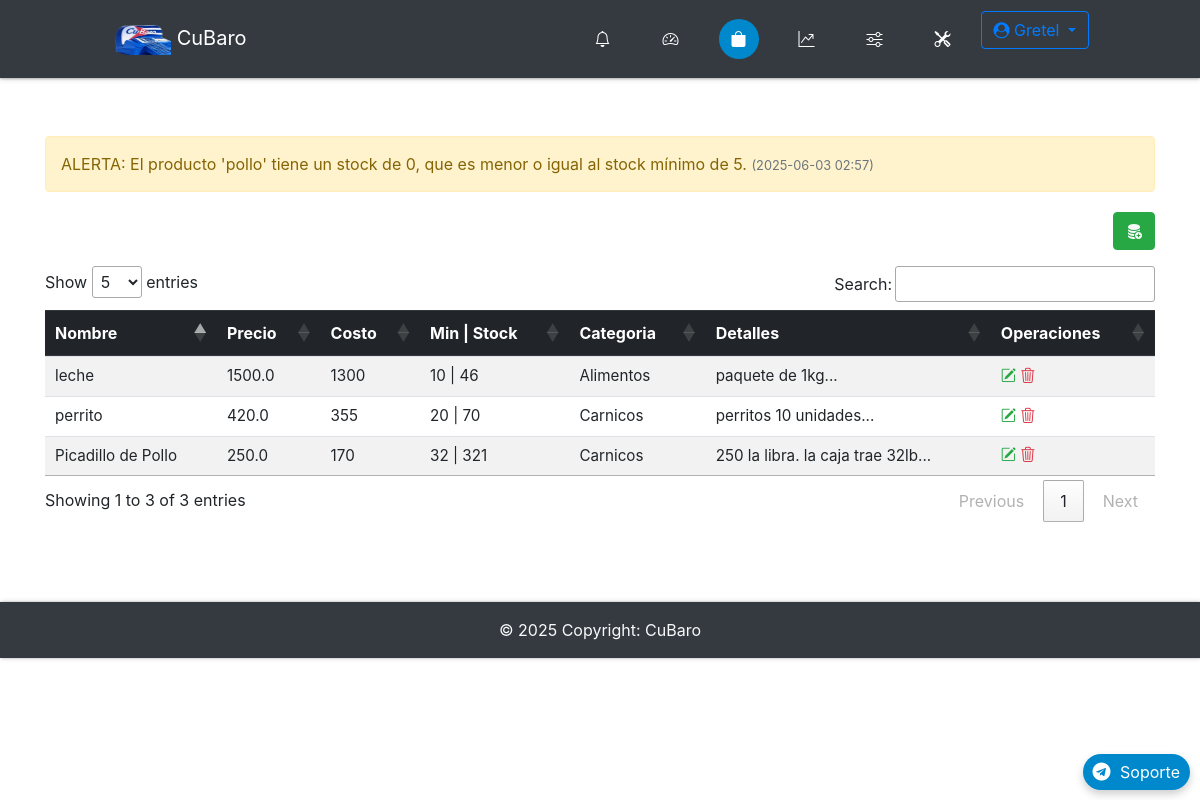
/admin/items (signed in), run on the app's committed database.
### app/db_models.py (models this page shows, shortened)
class User(UserMixin, db.Model):
    __tablename__ = "users"
    id = db.Column(db.Integer, primary_key=True)
    name = db.Column(db.Text, nullable=False)
    email = db.Column(db.String(50), nullable=False, unique=True)
    phone = db.Column(db.String(50), nullable=False)
    password = db.Column(db.String(250), nullable=False)
    admin = db.Column(db.Integer, nullable=False, default=0)
    email_confirmed = db.Column(db.Integer, nullable=False, default=1)
    created_by = db.Column(db.Integer, db.ForeignKey('users.id'), nullable=True)  # ID del creador
    registration_date = db.Column(db.DateTime, default=lambda: datetime.now(timezone.utc))  # Fecha de registro
    membership_expiration = db.Column(db.DateTime, nullable=True)  # Fecha de vencimiento de membresía
    updated_at = db.Column(db.DateTime, default=lambda: datetime.now(timezone.utc))  # Fecha de expiracion de Codigo de recuperacion empleado
    membership_id = db.Column(db.Integer, db.ForeignKey('memberships.id'), nullable=False)  # Relación con membresía
    membership = db.relationship('Membership', backref='users')
    employees = db.relationship('User', backref='creator', remote_side=[id], lazy='select')  # Relación empleados
    cart = db.relationship('Cart', backref='buyer')
    orders = db.relationship("Order", backref='customer', foreign_keys="[Order.uid]")  # Relación con clave foránea especificada
    master_key = db.Column(db.String(100), unique=True)

class Alert(db.Model):
    __tablename__ = 'alert'
    id = db.Column(db.Integer, primary_key=True)
    message = db.Column(db.String(255), nullable=False)
    category = db.Column(db.String(50), nullable=False)  # 'error', 'warning', etc.
    created_at = db.Column(db.DateTime, default=datetime.now(timezone.utc))
    user_id = db.Column(db.Integer, db.ForeignKey('users.id'))  # Opcional: asociar alertas a un usuario
    user = db.relationship('User', backref='alerts')

class Item(db.Model):
    __tablename__ = "items"
    id = db.Column(db.Integer, primary_key=True)
    name = db.Column(db.String(100), nullable=False)
    price = db.Column(db.Float, nullable=False)
    category = db.Column(db.Text, nullable=False)
    image = db.Column(db.String(250), nullable=False)
    details = db.Column(db.String(250), nullable=False)
    stock_min = db.Column(db.Integer, default=0)
    costo = db.Column(db.Integer)
    stock = db.Column(db.Integer, default=0)
    created_by = db.Column(db.Integer, db.ForeignKey('users.id'), nullable=False)  # Vincular con el creador
    creator = db.relationship('User', backref='items_created')  # Relación con el usuario que creó el producto
    orders = db.relationship('Ordered_item', backref='item', lazy=True, cascade="all, delete, delete-orphan")
    in_cart = db.relationship("Cart", backref="item", lazy=True, cascade="all, delete, delete-orphan")

### app/funcs.py (the view)
	def wrapper(*args, **kwargs):
		if current_user.is_authenticated and current_user.admin == 1:
			return func(*args, **kwargs)
		else:
			return "No estás autorizado a acceder a esta URL."

### app/admin/routes.py (called while the page is built)
@admin.route('/items')
@admin_only
def items():
    alerts = Alert.query.filter_by(user_id=current_user.id).order_by(Alert.created_at.desc()).all()
    items = Item.query.join(User, Item.created_by == User.id).filter(
        (User.id == current_user.id) | (User.created_by == current_user.id)
    ).all()
    return render_template("admin/items.html", items=items, alerts=alerts)

### app/funcs.py (called while the page is built)
def admin_only(func):
	def wrapper(*args, **kwargs):
		if current_user.is_authenticated and current_user.admin == 1:
			return func(*args, **kwargs)
		else:
			return "No estás autorizado a acceder a esta URL."
	wrapper.__name__ = func.__name__
	return wrapper

### app/admin/templates/admin/items.html (shortened to what this page needs)
{% extends "admin/base.html" %}
{% block content %}
{% if alerts %}
<div class="alert-container">
	{% for alert in alerts %}
	<div class="alert alert-{{ alert.category }}" id="alert-{{ alert.id }}">
		{{ alert.message }}
		<small class="text-muted" style="font-size: 0.8em;">({{ alert.created_at.strftime('%Y-%m-%d %H:%M') }})</small>
	</div>
	{% endfor %}
</div>
{% else %}
<div class="alert alert-info">
	No hay alertas de stock en este momento.
</div>
{% endif %}
{% if not items %}
<div class="flash-error">No hay Items.</div>
<div class="d-flex justify-content-end mb-3">
	<div class="add-new btn-success btn">
		<a href="{{ url_for('admin.add') }}" data-toggle="tooltip" title="Añadir Producto" class="text-light">
			<i class="bi bi-database-fill-add"></i>
		</a>
	</div>
</div>
{% else %}
<div class="d-flex justify-content-end mb-3">
	<div class="add-new btn-success btn">
		<a href="{{ url_for('admin.add') }}" data-toggle="tooltip" title="Añadir Producto" class="text-light">
			<i class="bi bi-database-fill-add"></i>
		</a>
	</div>
</div>
<div class="table-responsive">
	<table id="items-table" class="table table-striped table-hover">
		<thead class="thead-dark">
			<tr>
				<th>Nombre</th>
				<th>Precio</th>
				<th>Costo</th>
				<th>Min | Stock</th>
				<th>Categoria</th>
				<th>Detalles</th>
				<th>Operaciones</th>
			</tr>
		</thead>
		<tbody>
			{% for item in items %}
			<tr>
				<td>{{ item.name }}</td>
				<td>{{ item.price }}</td>
				<td>{{ item.costo }}</td>
				<td>{{ item.stock_min }} | {{ item.stock }}</td>
				<td>{{ item.category }}</td>
				<td>{{ item.details[:40] | safe }}...</td>
				<td>
					<a href="{{ url_for('admin.edit', type='item', id=item.id) }}"><i
							class="bi bi-pencil-square text-success"></i></a>
					<a href="#" class="delete-item-link" data-item-id="{{ item.id }}">
								<i class="bi bi-trash3 text-danger"></i></a>
				</td>
			</tr>
			{% endfor %}
		</tbody>
	</table>
</div>
{% endif %}
{% endblock %}

### app/admin/templates/admin/base.html (shortened to what this page needs)
{% import "bootstrap/wtf.html" as wtf %}
<!DOCTYPE html>
<html lang="es">
<head>
  <link rel="stylesheet" href="https://maxcdn.bootstrapcdn.com/bootstrap/4.0.0/css/bootstrap.min.css"
>
  <link href="https://cdn.jsdelivr.net/gh/gitbrent/bootstrap4-toggle@3.6.1/css/bootstrap4-toggle.min.css"
    rel="stylesheet">
  <link rel="stylesheet" type="text/css" href="{{ url_for('static', filename='styles.css') }}">
  <link rel="stylesheet" href="https://cdnjs.cloudflare.com/ajax/libs/font-awesome/4.7.0/css/font-awesome.min.css">
  <link rel="stylesheet" href="https://cdnjs.cloudflare.com/ajax/libs/animate.css/4.1.1/animate.min.css" />
  <link rel="stylesheet" href="https://cdn.jsdelivr.net/npm/bootstrap-icons@1.11.3/font/bootstrap-icons.min.css">
  <link rel="stylesheet" type="text/css" href="https://cdn.datatables.net/1.13.7/css/jquery.dataTables.min.css">
  <link href="https://cdn.jsdelivr.net/npm/bootstrap-switch-button/css/bootstrap-switch-button.min.css"
    rel="stylesheet">
</head>
<body>
  <nav
    class="navbar navbar-expand-lg {% if request.path.startswith('/admin') %}navbar-dark bg-dark{% else %}navbar-light bg-light{% endif %} fixed-top">
    <div class="container-fluid">
      <a class="navbar-brand" href="{{ url_for('home') }}" data-toggle="tooltip" title="Inicio">
        <img src="{{ url_for('static', filename='img/logoo.png') }}" height="30" width="60" alt="CuBaro Logo"> CuBaro
      </a>
      <ul class="navbar-nav d-flex flex-row ml-auto">
        <div class="d-flex justify-content-center">
          {% if not current_user.is_authenticated %}
          {% if request.path.startswith('/admin') %}
          <li class="nav-item {% if request.endpoint == 'login' %}active{% endif %}">
            <a class="nav-link" href="{{ url_for('login') }}" data-toggle="tooltip" title="Iniciar Sesión">
              <div class="icon-circle">
                <i class="bi bi-box-arrow-in-right"></i>
              </div>
            </a>
          </li>
          {% else %}
          <a class="btn btn-outline-primary mr-2 {% if request.endpoint == 'login' %}active{% endif %}"
            href="{{ url_for('login') }}">Iniciar Sesión</a>
          <a class="btn btn-outline-primary {% if request.endpoint == 'register_admin' %}active{% endif %}"
            href="{{ url_for('register_admin') }}">Registrarse</a>
          {% endif %}
          {% else %}
          <li class="nav-item mr-2 {% if request.endpoint == 'orders' %}active{% endif %}">
            <a class="nav-link" href="{{ url_for('orders') }}" data-toggle="tooltip" title="Órdenes">
              <div class="icon-circle">
                <i class="bi bi-bell"></i>
              </div>
            </a>
          </li>
          {% if request.path.startswith('/admin') %}
          <li class="nav-item mr-2 {% if request.endpoint == 'admin.dashboard' %}active{% endif %}">
            <a class="nav-link" href="{{ url_for('admin.dashboard') }}" data-toggle="tooltip" title="Panel">
              <div class="icon-circle">
                <i class="bi bi-speedometer2"></i>
              </div>
            </a>
          </li>
          <li class="nav-item mr-2 {% if request.endpoint == 'admin.items' %}active{% endif %}">
            <a class="nav-link" href="{{ url_for('admin.items') }}" data-toggle="tooltip" title="Productos">
              <div class="icon-circle">
                <i class="bi bi-bag-fill"></i>
              </div>
            </a>
          </li>
          <li class="nav-item mr-2 {% if request.endpoint == 'admin.statictics' %}active{% endif %}">
            <a class="nav-link" href="{{ url_for('admin.statictics') }}" data-toggle="tooltip" title="Estadísticas">
              <div class="icon-circle">
                <i class="bi bi-graph-up-arrow"></i>
              </div>
            </a>
          </li>
          <li class="nav-item mr-2 {% if request.endpoint == 'admin.configuracion' %}active{% endif %}">
            <a class="nav-link" href="{{ url_for('admin.configuracion') }}" data-toggle="tooltip" title="Configuración">
              <div class="icon-circle">
                <i class="bi bi-sliders"></i>
              </div>
            </a>
          </li>
          <li class="nav-item mr-2">
            <a class="nav-link" data-toggle="modal" data-target="#fullScreenModal" title="Herramientas">
              <div class="icon-circle">
                <i class="bi bi-tools"></i>
              </div>
            </a>
          </li>
          {% endif %}
          <div class="dropdown ml-auto">
            <a class="btn btn-outline-primary dropdown-toggle" href="#" id="navbarDropdown" role="button"
              data-toggle="dropdown" aria-haspopup="true" aria-expanded="false">
              <i class="fa fa-user-circle"></i> {{ current_user.name }}
            </a>
          </div>
          {% endif %}
        </div>
      </ul>
    </div>
  </nav>
  <div class="container">
    <div class="main">
      {% block content %}
      {% endblock %}
      <a href="https://t.me/CuBaro_soporte" target="_blank" class="telegram-float">
        <i class="fa fa-telegram fa-2x"></i> Soporte
      </a>
    </div>
  </div>
  <footer class="bg-dark text-center text-lg-start text-light">
    <div class="text-center p-3">
      © {{ now.year }} Copyright: CuBaro
    </div>
  </footer>
</body>
</html>

### app/static/styles.css (style rules this page uses)
:root { --white: #eceff3; --primary-blue: #007bff; --dark-bg: #343a40; --error-red: #ff4c4c; --success-green: #00e676; --chart-red: #ff6384; --chart-blue: #36a2eb; --chart-purple: #cc65fe; --chart-yellow: #ffce56; --chart-green: #2ecc71; --telegram-blue: #0088cc; --telegram-hover: #3688b183; --shadow-light: rgba(0, 0, 0, 0.2); --shadow-dark: rgba(0, 0, 0, 0.19); }
body { padding-top: 80px; }
.main { padding: 10vh 0; }
.navbar { padding: 0.7rem 6rem; box-shadow: 0 1px 2px 0 var(--shadow-light), 0 1px 5px 0 var(--shadow-dark); position: fixed; top: 0; z-index: 1050; background-color: var(--dark-bg); width: 100%; }
.navbar-nav { gap: 3px; display: flex; align-items: center; }
.icon-circle { display: flex; align-items: center; justify-content: center; width: 40px; height: 40px; border-radius: 50%; background-color: var(--dark-bg); color: white; margin: 0 2px; transition: background-color 0.3s, color 0.3s; }
.nav-item.active .icon-circle { background-color: var(--telegram-blue); color: white; }
footer { box-shadow: 1px 0 2px 0 var(--shadow-light), 1px 0 5px 0 var(--shadow-dark); }
table.dataTable { margin: 0 auto; width: 100%; }
table.dataTable th { color: white; background-color: var(--dark-bg); padding: 15px; }
table.dataTable tr { border-bottom: 1px solid #0046C2; }
table.dataTable td { padding: 15px 30px; }
.alert { padding: 15px; margin-bottom: 20px; border: 1px solid transparent; border-radius: 4px; font-size: 16px; transition: opacity 0.5s ease; }
.alert-warning { color: #856404; background-color: #fff3cd; border-color: #ffeeba; }
.text-muted { font-size: 0.9rem; color: gray; }
.table-responsive { overflow-x: auto; }
.telegram-float { position: fixed; bottom: 20px; right: 20px; background-color: var(--telegram-blue); color: white; padding: 10px 20px; border-radius: 25px; text-decoration: none; box-shadow: 0 4px 8px var(--shadow-light); transition: background-color 0.3s, transform 0.3s ease; z-index: 9999; }
.telegram-float i { margin-right: 5px; }
body { padding-bottom: 70px; padding-top: 56px; overflow-x: hidden; }
@media (min-width: 992px) { .telegram-float { bottom: 10px; right: 10px; padding: 6px 10px; } }
@media (min-width: 992px) { .telegram-float i { font-size: 18px; } }
@media (min-width: 992px) { .text-muted { font-size: 0.85rem; } }
table.dataTable th { color: white; background-color: var(--dark-bg, #343a40); padding: 15px; font-size: 1rem; }
table.dataTable td { padding: 15px 30px; font-size: 0.95rem; }

### data on the page
User: name "Gretel"
Alert: message "ALERTA: El producto 'pollo' tiene un stock de 0, que es menor o igual al stock mínimo de 5.", created_at "2025-06-03 02:57"
Item: name "perrito", price "420.0", costo "355", stock_min "20", stock "70", category "Carnicos", details "perritos 10 unidades"
Item: name "Picadillo de Pollo", price "250.0", costo "170", stock_min "32", stock "321", category "Carnicos", details "250 la libra. la caja trae 32lb"
Item: name "leche", price "1500.0", costo "1300", stock_min "10", stock "46", category "Alimentos", details "paquete de 1kg"
